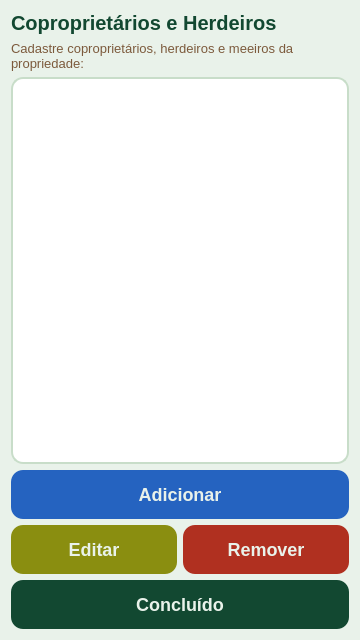
<?xml version="1.0" encoding="UTF-8"?>
<ui version="4.0">
 <class>Form</class>
 <widget class="QWidget" name="Form">
  <property name="geometry"><rect><x>0</x><y>0</y><width>360</width><height>640</height></rect></property>
  <property name="minimumSize"><size><width>360</width><height>640</height></size></property>
  <property name="maximumSize"><size><width>360</width><height>640</height></size></property>
  <property name="windowTitle"><string>Form</string></property>
  <property name="styleSheet">
   <string notr="true">QWidget { background-color: #E9F2EA; font-family: &quot;Roboto Flex&quot;; }
QPushButton { background-color: #124831; color: #E9F2EA; font-family: &quot;Roboto Flex&quot;; font-weight: 700; font-size: 18px; border-radius: 12px; padding: 14px; border: none; }
QPushButton:hover { background-color: #0a3020; }
QPushButton#new_coowner_button { background-color: #2563C0; }
QPushButton#update_coowner_button { background-color: #8a8e10; }
QPushButton#delete_coowner_button { background-color: #b03020; }
QLabel#main_label { font-family: &quot;Roboto Flex&quot;; font-weight: 800; font-size: 20px; color: #124831; }
QLabel#sub_label { font-size: 13px; color: #7C5A3C; }
QListWidget { background-color: #FFFFFF; border: 1.5px solid #c8ddc9; border-radius: 12px; font-size: 14px; padding: 4px; }
QListWidget::item { padding: 10px 8px; border-bottom: 1px solid #e8f0e9; }
QListWidget::item:selected { background-color: #D6E6D4; color: #124831; border-radius: 8px; }</string>
  </property>
  <layout class="QVBoxLayout" name="verticalLayout">
   <item>
    <widget class="QLabel" name="main_label">
     <property name="text"><string>Coproprietários e Herdeiros</string></property>
    </widget>
   </item>
   <item>
    <widget class="QLabel" name="sub_label">
     <property name="text"><string>Cadastre coproprietários, herdeiros e meeiros da propriedade:</string></property>
     <property name="wordWrap"><bool>true</bool></property>
    </widget>
   </item>
   <item>
    <widget class="QListWidget" name="coowner_listwidget"/>
   </item>
   <item>
    <widget class="QPushButton" name="new_coowner_button">
     <property name="text"><string>Adicionar</string></property>
    </widget>
   </item>
   <item>
    <layout class="QHBoxLayout">
     <item>
      <widget class="QPushButton" name="update_coowner_button">
       <property name="text"><string>Editar</string></property>
      </widget>
     </item>
     <item>
      <widget class="QPushButton" name="delete_coowner_button">
       <property name="text"><string>Remover</string></property>
      </widget>
     </item>
    </layout>
   </item>
   <item>
    <widget class="QPushButton" name="done_button">
     <property name="text"><string>Concluído</string></property>
    </widget>
   </item>
  </layout>
 </widget>
 <resources/>
 <connections/>
</ui>
